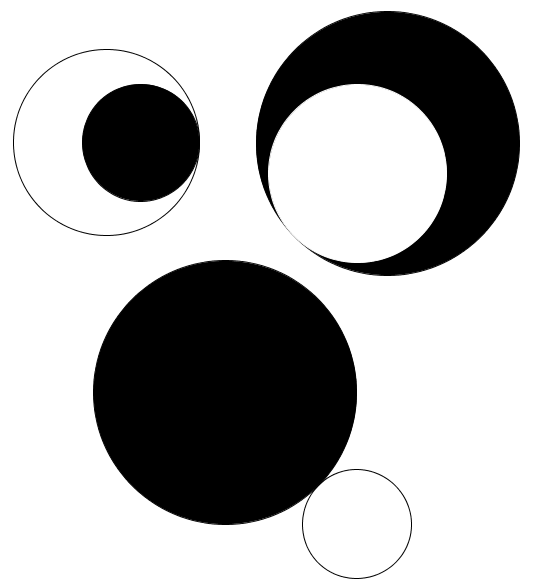
#> input picture Python OpenMP-Image Processsing Project/Jaggu/Tangent_circles.PNG, 533 x 588 px, found by its file name
$ python jaggu1.py
#> lines starting #> are read from the running program, lines starting #| are printed output that depends on the picture
import cv2
import numpy as np

img = cv2.imread('Tangent_circles.png',0)
#> img is the input picture: shape (588, 533); min 0, max 255, mean 176.5
img = cv2.medianBlur(img,5)
cimg = cv2.cvtColor(img,cv2.COLOR_GRAY2BGR)

circles = cv2.HoughCircles(img,cv2.HOUGH_GRADIENT,1,20,
                            param1=50,param2=30,minRadius=0,maxRadius=0)
#> circles = [[225.5, 392.5, 132.2], [386.5, 143.5, 132.2], [357.5, 172.5, 89], [140.5, 141.5, 59.1], [402.5, 158.5, 110.8], [400.5, 127.5, 112.2], [374.5, 126.5, 112.1], [209.5, 405.5, 112.2], [358.5, 140.5, 160.6], [209.5, 378.5, 112.6], [388.5, 174.5, 120.3], [342.5, 157.5, 68.7]]

circles = np.uint16(np.around(circles))
#> circles = [[226, 392, 132], [386, 144, 132], [358, 172, 89], [140, 142, 59], [402, 158, 111], [400, 128, 112], [374, 126, 112], [210, 406, 112], [358, 140, 161], [210, 378, 113], [388, 174, 120], [342, 158, 69]]
print (circles)
#| [[[226 392 132]
#|   [386 144 132]
#|   [358 172  89]
#|   [140 142  59]
#|   [402 158 111]
#|   [400 128 112]
#|   [374 126 112]
#|   [210 406 112]
#|   [358 140 161]
#|   [210 378 113]
#|   [388 174 120]
#|   [342 158  69]]]
for i in circles[0,:]:
    cv2.circle(cimg,(i[0],i[1]),i[2],(0,255,0),2)
    cv2.circle(cimg,(i[0],i[1]),2,(0,0,255),3)
#> this loop made 12 passes
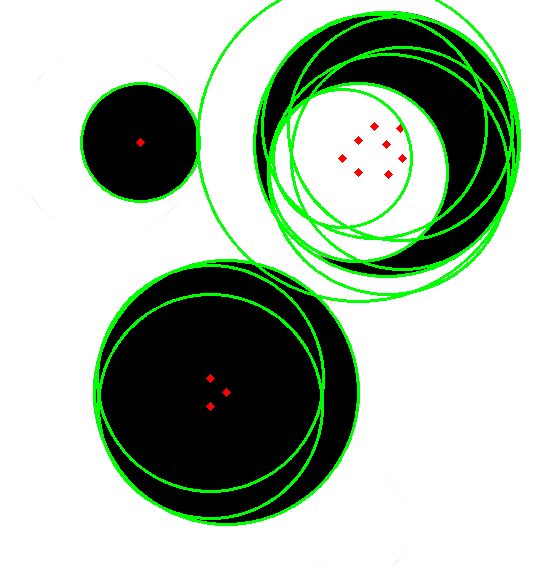
#> cimg: shape (588, 533, 3); mean B, G, R 169.4, 186.8, 169.7

cv2.imshow('detected circles',cimg)
cv2.waitKey(0)
cv2.destroyAllWindows()

$ run again, with Python OpenMP-Image Processsing Project/Jaggu/circles.jpg saved as Python OpenMP-Image Processsing Project/Jaggu/Tangent_circles.PNG
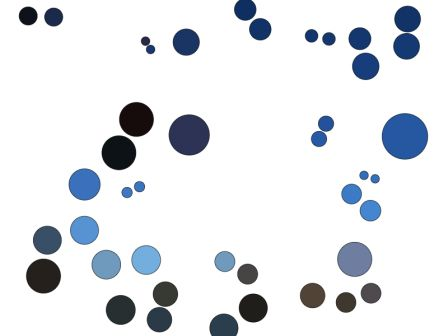
#> input picture Python OpenMP-Image Processsing Project/Jaggu/circles.jpg, 448 x 336 px, found by its file name
#> `img = cv2.imread('Tangent_circles.png',0)`:
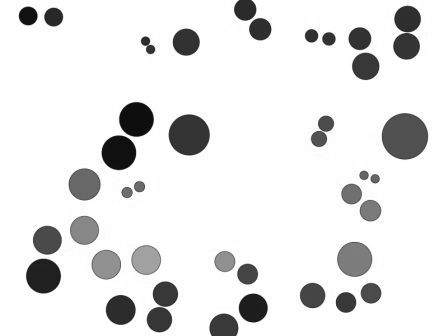
#> img: shape (336, 448); min 0, max 255, mean 228.7
#> `circles = cv2.HoughCircles(img,cv2.HOUGH_GRADIENT,1,20, param1=50,para..`: circles = 32 rows, first 8: [188.5, 134.5, 20.8], [404.5, 135.5, 23.6], [252.5, 307.5, 14.6], [135.5, 118.5, 16.9], [118.5, 152.5, 17.7], [185.5, 41.5, 13.8], [42.5, 275.5, 16.9], [84.5, 183.5, 15.6]
#> `circles = np.uint16(np.around(circles))`: circles = 32 rows, first 8: [188, 134, 21], [404, 136, 24], [252, 308, 15], [136, 118, 17], [118, 152, 18], [186, 42, 14], [42, 276, 17], [84, 184, 16]
#> (printed output is left out)
#> the loop `for i in circles[0,:]:` made 32 passes
#> after the loop `for i in circles[0,:]:`:
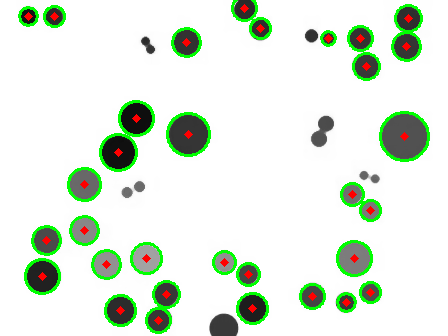
#> cimg: shape (336, 448, 3); mean B, G, R 219.5, 233.1, 221.7
